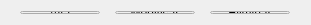
         <widget class="QWidget" name="layoutWidget">
          <property name="geometry">
           <rect>
            <x>200</x>
            <y>210</y>
            <width>311</width>
            <height>25</height>
           </rect>
          </property>
          <layout class="QGridLayout" name="gridLayout_10">
           <property name="sizeConstraint">
            <enum>QLayout::SetNoConstraint</enum>
           </property>
           <item row="0" column="0">
            <widget class="QPushButton" name="btnAltaruta">
             <property name="sizePolicy">
              <sizepolicy hsizetype="Fixed" vsizetype="Fixed">
               <horstretch>0</horstretch>
               <verstretch>0</verstretch>
              </sizepolicy>
             </property>
             <property name="text">
              <string>Alta</string>
             </property>
            </widget>
           </item>
           <item row="0" column="1">
            <widget class="QPushButton" name="btnModifruta">
             <property name="sizePolicy">
              <sizepolicy hsizetype="Fixed" vsizetype="Fixed">
               <horstretch>0</horstretch>
               <verstretch>0</verstretch>
              </sizepolicy>
             </property>
             <property name="text">
              <string>Modificar</string>
             </property>
            </widget>
           </item>
           <item row="0" column="2">
            <widget class="QPushButton" name="btnBajaruta">
             <property name="sizePolicy">
              <sizepolicy hsizetype="Fixed" vsizetype="Fixed">
               <horstretch>0</horstretch>
               <verstretch>0</verstretch>
              </sizepolicy>
             </property>
             <property name="text">
              <string>Eliminar</string>
             </property>
            </widget>
           </item>
          </layout>
         </widget>
